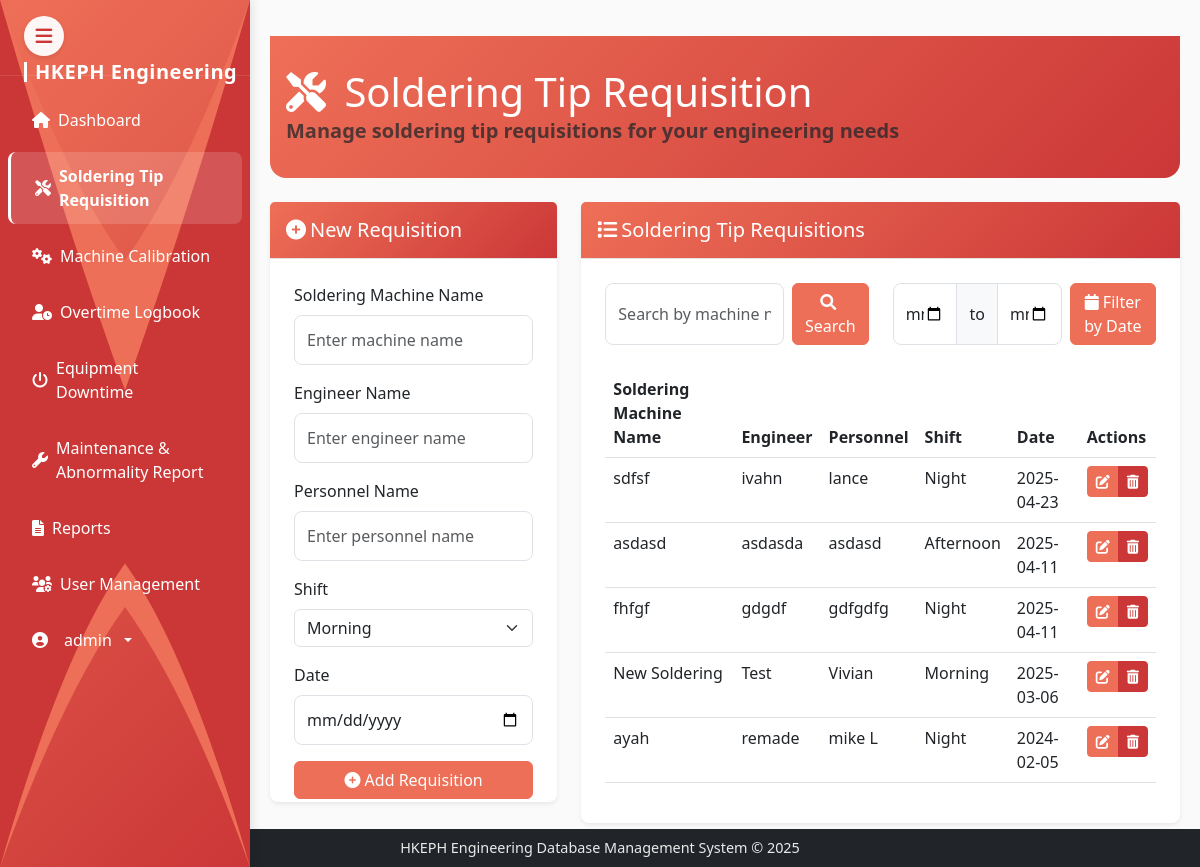
The app's page /soldering-tips (signed in) with its own data.
### models.py (models this page shows, shortened)
class User(UserMixin, db.Model):
    id = db.Column(db.Integer, primary_key=True)
    username = db.Column(db.String(64), unique=True, nullable=False)
    email = db.Column(db.String(120), unique=True, nullable=False)
    password_hash = db.Column(db.String(256), nullable=False)
    is_admin = db.Column(db.Boolean, default=False)
    date_created = db.Column(db.DateTime, default=datetime.utcnow)

class SolderingTip(db.Model):
    id = db.Column(db.Integer, primary_key=True)
    machine_name = db.Column(db.String(100), nullable=False)
    engineer_name = db.Column(db.String(100), nullable=False)
    personnel_name = db.Column(db.String(100), nullable=False)
    shift = db.Column(db.String(20), nullable=False)
    date = db.Column(db.DateTime, nullable=False)
    created_at = db.Column(db.DateTime, default=datetime.utcnow)

### routes.py (the view, shortened to what this page needs)
@app.route('/soldering-tips')
@login_required
def soldering_tips():
    search_query = request.args.get('search', '')
    start_date = request.args.get('start_date')
    end_date = request.args.get('end_date')
    query = SolderingTip.query
    if search_query:
        query = query.filter(
            SolderingTip.machine_name.ilike(f'%{search_query}%')
        )
    tips = query.order_by(SolderingTip.date.desc()).all()
    form = SolderingTipForm()
    return render_template('soldering_tip.html', tips=tips, form=form, search_query=search_query, start_date=start_date, end_date=end_date)

### templates/soldering_tip.html (shortened to what this page needs)
{% extends 'base.html' %}
{% block content %}
<div class="content-area">
    <div class="dashboard-header mb-4">
        <div class="header-content">
            <h1 class="mb-0" style="color: white;">
                <i class="fas fa-tools me-2" style="color: white;"></i>
                Soldering Tip Requisition
            </h1>
            <p class="lead text-muted mb-0 bold-welcome">
                Manage soldering tip requisitions for your engineering needs
            </p>
        </div>
    </div>
    <div class="row mb-4">
        <div class="col-md-4">
            <div class="card" style="height: 600px;">
                <div class="card-header" style="background: linear-gradient(135deg, var(--accent-primary), var(--accent-secondary)); color: white;">
                    <h5 class="mb-0">
                        {% if edit_tip %}
                        <i class="fas fa-edit me-1"></i>Edit Requisition
                        {% else %}
                        <i class="fas fa-plus-circle me-1"></i>New Requisition
                        {% endif %}
                    </h5>
                </div>
                <div class="card-body" style="overflow-y: auto;">
                    {% if edit_tip %}
                    <form method="POST" action="{{ url_for('edit_soldering_tip', tip_id=edit_tip.id) }}">
                    {% else %}
                    <form method="POST" action="{{ url_for('add_soldering_tip') }}">
                    {% endif %}
                        <div class="mb-3">
                            <label for="machine_name" class="form-label">Soldering Machine Name</label>
                            {{ form.machine_name(class="form-control", placeholder="Enter machine name") }}
                        </div>
                        <div class="mb-3">
                            <label for="engineer_name" class="form-label">Engineer Name</label>
                            {{ form.engineer_name(class="form-control", placeholder="Enter engineer name") }}
                        </div>
                        <div class="mb-3">
                            <label for="personnel_name" class="form-label">Personnel Name</label>
                            {{ form.personnel_name(class="form-control", placeholder="Enter personnel name") }}
                        </div>
                        <div class="mb-3">
                            <label for="shift" class="form-label">Shift</label>
                            {{ form.shift(class="form-select") }}
                        </div>
                        <div class="mb-3">
                            <label for="date" class="form-label">Date</label>
                            {{ form.date(class="form-control", type="date") }}
                        </div>
                        <div class="d-grid gap-2">
                            {% if edit_tip %}
                            <button type="submit" class="btn btn-primary">
                                <i class="fas fa-save me-1"></i>Update Requisition
                            </button>
                            <a href="{{ url_for('soldering_tips') }}" class="btn btn-secondary">
                                <i class="fas fa-times me-1"></i>Cancel
                            </a>
                            {% else %}
                            <button type="submit" class="btn btn-primary">
                                <i class="fas fa-plus-circle me-1"></i>Add Requisition
                            </button>
                            {% endif %}
                        </div>
                    </form>
                </div>
            </div>
        </div>
        <div class="col-md-8">
            <div class="card">
                <div class="card-header" style="background: linear-gradient(135deg, var(--accent-primary), var(--accent-secondary)); color: white;">
                    <h5 class="mb-0"><i class="fas fa-list me-1"></i>Soldering Tip Requisitions</h5>
                </div>
                <div class="card-body">
                    <div class="row mb-4">
                        <div class="col-md-6">
                            <form class="d-flex" method="GET" action="{{ url_for('soldering_tips') }}">
                                <input type="text" class="form-control me-2" name="search" placeholder="Search by machine name..." value="{{ search_query if search_query else '' }}">
                                <button class="btn btn-primary" type="submit">
                                    <i class="fas fa-search me-1"></i>Search
                                </button>
                            </form>
                        </div>
                        <div class="col-md-6">
                            <form class="d-flex" method="GET" action="{{ url_for('soldering_tips') }}">
                                <div class="input-group me-2">
                                    <input type="date" class="form-control" name="start_date" value="{{ start_date if start_date else '' }}">
                                    <span class="input-group-text">to</span>
                                    <input type="date" class="form-control" name="end_date" value="{{ end_date if end_date else '' }}">
                                </div>
                                <button class="btn btn-primary" type="submit">
                                    <i class="fas fa-calendar me-1"></i>Filter by Date
                                </button>
                            </form>
                        </div>
                    </div>
                    <div class="table-responsive" style="max-height: 600px;">
                        <table class="table table-hover">
                            <thead>
                                <tr>
                                    <th>Soldering Machine Name</th>
                                    <th>Engineer</th>
                                    <th>Personnel</th>
                                    <th>Shift</th>
                                    <th>Date</th>
                                    <th>Actions</th>
                                </tr>
                            </thead>
                            <tbody>
                                {% for tip in tips %}
                                <tr>
                                    <td>{{ tip.machine_name }}</td>
                                    <td>{{ tip.engineer_name }}</td>
                                    <td>{{ tip.personnel_name }}</td>
                                    <td>{{ tip.shift|capitalize }}</td>
                                    <td>{{ tip.date.strftime('%Y-%m-%d') }}</td>
                                    <td>
                                        <div class="btn-group btn-group-sm" role="group">
                                            <a href="{{ url_for('edit_soldering_tip', tip_id=tip.id) }}" class="btn btn-warning">
                                                <i class="fas fa-edit"></i>
                                            </a>
                                            <button type="button" class="btn btn-danger" data-bs-toggle="modal" data-bs-target="#deleteTipModal-{{ tip.id }}">
                                                <i class="fas fa-trash-alt"></i>
                                            </button>
                                        </div>
                                    </td>
                                </tr>
                                {% endfor %}
                            </tbody>
                        </table>
                    </div>
                </div>
            </div>
        </div>
    </div>
</div>
{% endblock %}

### templates/base.html (shortened to what this page needs)
<!DOCTYPE html>
<html lang="en" data-bs-theme="light" style="height: 100%;">
<head>
    <link href="https://cdn.jsdelivr.net/npm/bootstrap@5.3.0/dist/css/bootstrap.min.css" rel="stylesheet">
    <link rel="stylesheet" href="https://cdnjs.cloudflare.com/ajax/libs/font-awesome/6.0.0/css/all.min.css">
    <link rel="stylesheet" type="text/css" href="https://cdn.jsdelivr.net/npm/daterangepicker/daterangepicker.css" />
    <link rel="stylesheet" href="{{ url_for('static', filename='css/style.css') }}">
</head>
<body class="{% block body_class %}{% endblock %}" style="height: 100%; margin: 0;">
    <button class="sidebar-toggle" type="button" id="sidebarToggle">
        <i class="fas fa-bars"></i>
    </button>
    <nav class="sidebar" id="sidebar">
        <svg class="sidebar-wave" viewBox="0 0 100 100" preserveAspectRatio="none">
            <path d="M0 0 L0 100 Q25 80 50 70 Q75 80 100 100 L100 0 Q75 20 50 30 Q25 20 0 0 Z" fill="var(--accent-primary)"/>
            <path d="M0 0 L0 100 Q25 75 50 65 Q75 75 100 100 L100 0 Q75 25 50 45 Q25 25 0 0 Z" fill="var(--accent-secondary)"/>
        </svg>
        <div class="sidebar-brand">
            <a class="navbar-brand" href="{{ url_for('dashboard') }}">
                <span>HKEPH Engineering</span>
            </a>
        </div>
        {% if current_user.is_authenticated %}
        <ul class="sidebar-nav nav flex-column">
            <li class="nav-item">
                <a class="nav-link {% if request.path == url_for('dashboard') %}active fw-bold{% endif %}" href="{{ url_for('dashboard') }}">
                    <i class="fas fa-home"></i>
                    <span>Dashboard</span>
                </a>
            </li>
            <li class="nav-item">
                <a class="nav-link {% if request.path == url_for('soldering_tips') %}active fw-bold{% endif %}" href="{{ url_for('soldering_tips') }}">
                    <i class="fas fa-tools"></i>
                    <span>Soldering Tip Requisition</span>
                </a>
            </li>
            <li class="nav-item">
                <a class="nav-link {% if request.path == url_for('machine_calibrations') %}active fw-bold{% endif %}" href="{{ url_for('machine_calibrations') }}">
                    <i class="fas fa-cogs"></i>
                    <span>Machine Calibration</span>
                </a>
            </li>
            <li class="nav-item">
                <a class="nav-link {% if request.path == url_for('overtime_logbook') %}active fw-bold{% endif %}" href="{{ url_for('overtime_logbook') }}">
                    <i class="fas fa-user-clock"></i>
                    <span>Overtime Logbook</span>
                </a>
            </li>
            <li class="nav-item">
                <a class="nav-link {% if request.path == url_for('equipment_downtime') %}active fw-bold{% endif %}" href="{{ url_for('equipment_downtime') }}">
                    <i class="fas fa-power-off"></i>
                    <span>Equipment Downtime</span>
                </a>
            </li>
            <li class="nav-item">
                <a class="nav-link {% if request.path == url_for('maintenance_reports') %}active fw-bold{% endif %}" href="{{ url_for('maintenance_reports') }}">
                    <i class="fas fa-wrench"></i>
                    <span>Maintenance & Abnormality Report</span>
                </a>
            </li>
            <li class="nav-item">
                <a class="nav-link {% if request.path == url_for('reports') %}active fw-bold{% endif %}" href="{{ url_for('reports') }}">
                    <i class="fas fa-file-alt"></i>
                    <span>Reports</span>
                </a>
            </li>
            {% if current_user.is_admin %}
            <li class="nav-item">
                <a class="nav-link {% if request.path == url_for('user_management') %}active fw-bold{% endif %}" href="{{ url_for('user_management') }}">
                    <i class="fas fa-users-cog"></i>
                    <span>User Management</span>
                </a>
            </li>
            {% endif %}
            <li class="nav-item mt-auto">
                <div class="dropdown">
                    <a class="nav-link dropdown-toggle" href="#" id="sidebarDropdown" role="button" data-bs-toggle="dropdown" aria-expanded="false">
                        <i class="fas fa-user-circle me-2"></i>
                        <span>{{ current_user.username }}</span>
                    </a>
                </div>
            </li>
        </ul>
        {% endif %}
    </nav>
        <div class="main-flex-center">
            {% block content %}
            {% endblock %}
        </div>
        <footer class="bg-dark text-white position-fixed bottom-0 w-100 py-2 z-1020" style="
            background-color: rgba(0,0,0,0.8);
            left: 0;
            right: 0;
            width: 100%;
            text-align: center;
        ">
            <div class="container-fluid">
                <div class="row">
                    <div class="col-12">
                        <p class="mb-0" style="
                            color: rgba(255,255,255,0.9);
                            font-size: 0.9rem;
                            max-width: 100%;
                            word-wrap: break-word;
                            margin: 0 auto;
                            padding: 0 1rem;
                        ">HKEPH Engineering Database Management System &copy; 2025</p>
                    </div>
                </div>
            </div>
        </footer>
    </body>
    </html>

### records on screen
User: username "admin"
SolderingTip: machine_name "sdfsf", engineer_name "ivahn", personnel_name "lance", shift "Night", date "2025-04-23"
SolderingTip: machine_name "asdasd", engineer_name "asdasda", personnel_name "asdasd", shift "Afternoon", date "2025-04-11"
SolderingTip: machine_name "fhfgf", engineer_name "gdgdf", personnel_name "gdfgdfg", shift "Night", date "2025-04-11"
SolderingTip: machine_name "New Soldering", engineer_name "Test", personnel_name "Vivian", shift "Morning", date "2025-03-06"
SolderingTip: machine_name "ayah", engineer_name "remade", personnel_name "mike L", shift "Night", date "2024-02-05"
